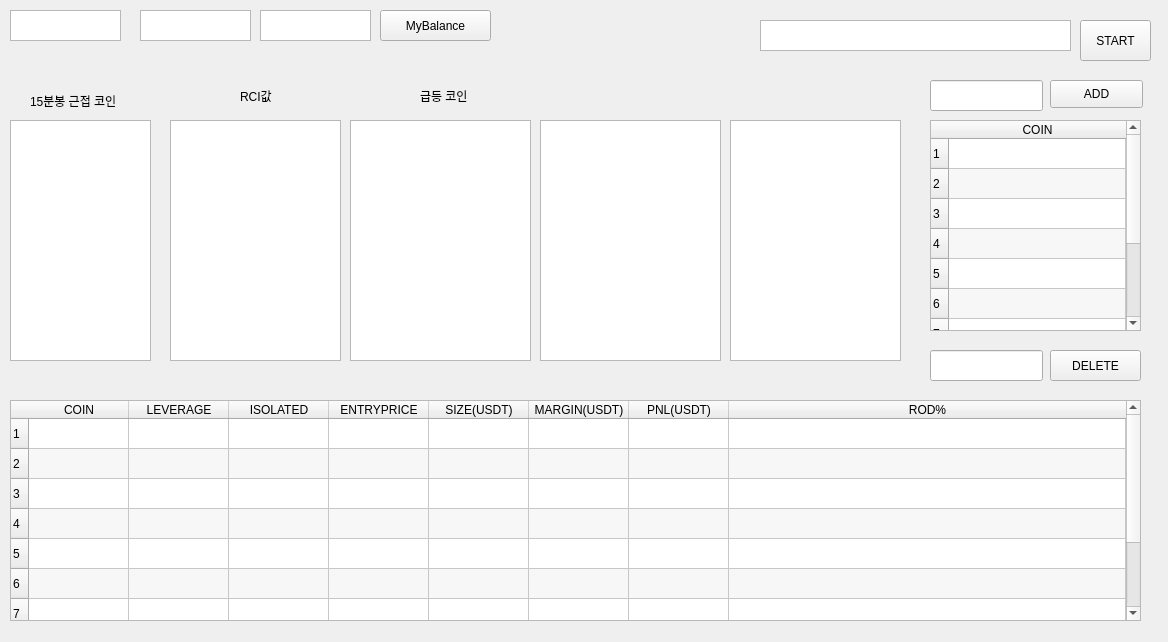
<?xml version="1.0" encoding="UTF-8"?>
<ui version="4.0">
 <class>Form</class>
 <widget class="QWidget" name="Form">
  <property name="geometry">
   <rect>
    <x>0</x>
    <y>0</y>
    <width>1168</width>
    <height>642</height>
   </rect>
  </property>
  <property name="windowTitle">
   <string>Form</string>
  </property>
  <widget class="QTextBrowser" name="Free">
   <property name="geometry">
    <rect>
     <x>10</x>
     <y>10</y>
     <width>111</width>
     <height>31</height>
    </rect>
   </property>
  </widget>
  <widget class="QTextBrowser" name="Used">
   <property name="geometry">
    <rect>
     <x>140</x>
     <y>10</y>
     <width>111</width>
     <height>31</height>
    </rect>
   </property>
  </widget>
  <widget class="QTextBrowser" name="Total">
   <property name="geometry">
    <rect>
     <x>260</x>
     <y>10</y>
     <width>111</width>
     <height>31</height>
    </rect>
   </property>
  </widget>
  <widget class="QPushButton" name="StartButton">
   <property name="geometry">
    <rect>
     <x>1080</x>
     <y>20</y>
     <width>71</width>
     <height>41</height>
    </rect>
   </property>
   <property name="text">
    <string>START</string>
   </property>
  </widget>
  <widget class="QPushButton" name="BalanceButton">
   <property name="geometry">
    <rect>
     <x>380</x>
     <y>10</y>
     <width>111</width>
     <height>31</height>
    </rect>
   </property>
   <property name="toolTip">
    <string>&lt;html&gt;&lt;head/&gt;&lt;body&gt;&lt;p&gt;&lt;br/&gt;&lt;/p&gt;&lt;/body&gt;&lt;/html&gt;</string>
   </property>
   <property name="text">
    <string>MyBalance</string>
   </property>
  </widget>
  <widget class="QTextBrowser" name="monitor1">
   <property name="geometry">
    <rect>
     <x>10</x>
     <y>120</y>
     <width>141</width>
     <height>241</height>
    </rect>
   </property>
   <property name="openExternalLinks">
    <bool>true</bool>
   </property>
   <property name="openLinks">
    <bool>true</bool>
   </property>
  </widget>
  <widget class="QTextBrowser" name="Time">
   <property name="geometry">
    <rect>
     <x>760</x>
     <y>20</y>
     <width>311</width>
     <height>31</height>
    </rect>
   </property>
  </widget>
  <widget class="QTableWidget" name="TradingRecord">
   <property name="geometry">
    <rect>
     <x>10</x>
     <y>400</y>
     <width>1131</width>
     <height>221</height>
    </rect>
   </property>
   <property name="alternatingRowColors">
    <bool>true</bool>
   </property>
   <property name="textElideMode">
    <enum>Qt::ElideMiddle</enum>
   </property>
   <property name="showGrid">
    <bool>true</bool>
   </property>
   <attribute name="horizontalHeaderCascadingSectionResizes">
    <bool>false</bool>
   </attribute>
   <attribute name="horizontalHeaderShowSortIndicator" stdset="0">
    <bool>false</bool>
   </attribute>
   <attribute name="horizontalHeaderStretchLastSection">
    <bool>true</bool>
   </attribute>
   <attribute name="verticalHeaderCascadingSectionResizes">
    <bool>false</bool>
   </attribute>
   <attribute name="verticalHeaderShowSortIndicator" stdset="0">
    <bool>false</bool>
   </attribute>
   <attribute name="verticalHeaderStretchLastSection">
    <bool>false</bool>
   </attribute>
   <row>
    <property name="text">
     <string>1</string>
    </property>
   </row>
   <row>
    <property name="text">
     <string>2</string>
    </property>
   </row>
   <row>
    <property name="text">
     <string>3</string>
    </property>
   </row>
   <row>
    <property name="text">
     <string>4</string>
    </property>
   </row>
   <row>
    <property name="text">
     <string>5</string>
    </property>
   </row>
   <row>
    <property name="text">
     <string>6</string>
    </property>
   </row>
   <row>
    <property name="text">
     <string>7</string>
    </property>
   </row>
   <row>
    <property name="text">
     <string>8</string>
    </property>
   </row>
   <row>
    <property name="text">
     <string>10</string>
    </property>
   </row>
   <column>
    <property name="text">
     <string>COIN</string>
    </property>
   </column>
   <column>
    <property name="text">
     <string>LEVERAGE</string>
    </property>
   </column>
   <column>
    <property name="text">
     <string>ISOLATED</string>
    </property>
   </column>
   <column>
    <property name="text">
     <string>ENTRYPRICE</string>
    </property>
   </column>
   <column>
    <property name="text">
     <string>SIZE(USDT)</string>
    </property>
   </column>
   <column>
    <property name="text">
     <string>MARGIN(USDT)</string>
    </property>
   </column>
   <column>
    <property name="text">
     <string>PNL(USDT)</string>
    </property>
   </column>
   <column>
    <property name="text">
     <string>ROD%</string>
    </property>
   </column>
  </widget>
  <widget class="QTableWidget" name="CoinList">
   <property name="geometry">
    <rect>
     <x>930</x>
     <y>120</y>
     <width>211</width>
     <height>211</height>
    </rect>
   </property>
   <property name="alternatingRowColors">
    <bool>true</bool>
   </property>
   <attribute name="horizontalHeaderStretchLastSection">
    <bool>true</bool>
   </attribute>
   <row>
    <property name="text">
     <string>1</string>
    </property>
   </row>
   <row>
    <property name="text">
     <string>2</string>
    </property>
   </row>
   <row>
    <property name="text">
     <string>3</string>
    </property>
   </row>
   <row>
    <property name="text">
     <string>4</string>
    </property>
   </row>
   <row>
    <property name="text">
     <string>5</string>
    </property>
   </row>
   <row>
    <property name="text">
     <string>6</string>
    </property>
   </row>
   <row>
    <property name="text">
     <string>7</string>
    </property>
   </row>
   <row>
    <property name="text">
     <string>8</string>
    </property>
   </row>
   <row>
    <property name="text">
     <string>9</string>
    </property>
   </row>
   <row>
    <property name="text">
     <string>10</string>
    </property>
   </row>
   <column>
    <property name="text">
     <string>COIN</string>
    </property>
   </column>
  </widget>
  <widget class="QPushButton" name="CoinAdd">
   <property name="geometry">
    <rect>
     <x>1050</x>
     <y>80</y>
     <width>93</width>
     <height>28</height>
    </rect>
   </property>
   <property name="text">
    <string>ADD</string>
   </property>
  </widget>
  <widget class="QLineEdit" name="CoinName">
   <property name="geometry">
    <rect>
     <x>930</x>
     <y>80</y>
     <width>113</width>
     <height>31</height>
    </rect>
   </property>
  </widget>
  <widget class="QPushButton" name="DeleteButton">
   <property name="geometry">
    <rect>
     <x>1050</x>
     <y>350</y>
     <width>91</width>
     <height>31</height>
    </rect>
   </property>
   <property name="text">
    <string>DELETE</string>
   </property>
  </widget>
  <widget class="QLineEdit" name="CoinDelete">
   <property name="geometry">
    <rect>
     <x>930</x>
     <y>350</y>
     <width>113</width>
     <height>31</height>
    </rect>
   </property>
  </widget>
  <widget class="QLabel" name="label">
   <property name="geometry">
    <rect>
     <x>30</x>
     <y>90</y>
     <width>91</width>
     <height>21</height>
    </rect>
   </property>
   <property name="text">
    <string>15분봉 근접 코인</string>
   </property>
  </widget>
  <widget class="QTextBrowser" name="monitor2">
   <property name="geometry">
    <rect>
     <x>170</x>
     <y>120</y>
     <width>171</width>
     <height>241</height>
    </rect>
   </property>
  </widget>
  <widget class="QTextBrowser" name="monitor3">
   <property name="geometry">
    <rect>
     <x>350</x>
     <y>120</y>
     <width>181</width>
     <height>241</height>
    </rect>
   </property>
  </widget>
  <widget class="QTextBrowser" name="monitor4">
   <property name="geometry">
    <rect>
     <x>730</x>
     <y>120</y>
     <width>171</width>
     <height>241</height>
    </rect>
   </property>
  </widget>
  <widget class="QTextBrowser" name="monitor5">
   <property name="geometry">
    <rect>
     <x>540</x>
     <y>120</y>
     <width>181</width>
     <height>241</height>
    </rect>
   </property>
  </widget>
  <widget class="QLabel" name="label_2">
   <property name="geometry">
    <rect>
     <x>240</x>
     <y>80</y>
     <width>41</width>
     <height>31</height>
    </rect>
   </property>
   <property name="text">
    <string>RCI값</string>
   </property>
  </widget>
  <widget class="QLabel" name="label_3">
   <property name="geometry">
    <rect>
     <x>420</x>
     <y>90</y>
     <width>56</width>
     <height>12</height>
    </rect>
   </property>
   <property name="text">
    <string>급등 코인</string>
   </property>
  </widget>
 </widget>
 <resources/>
 <connections/>
</ui>
